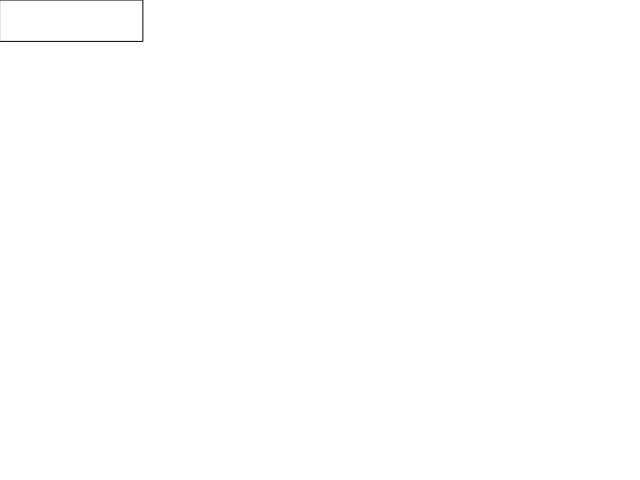
Frame 1 (no input)
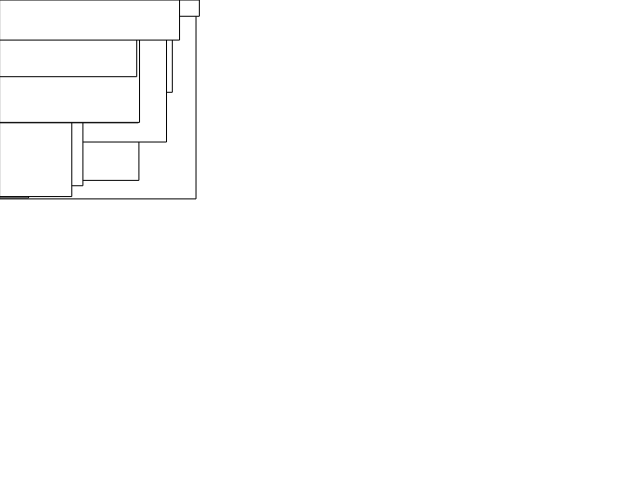
Frame 60 (no input)
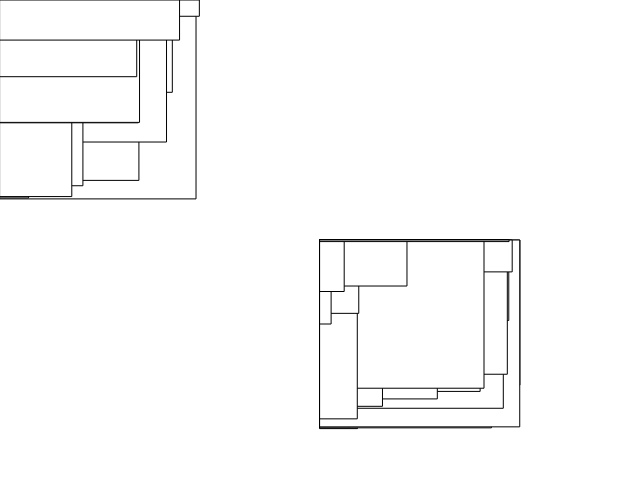
Frame 120 (the mouse pressed at the canvas centre since frame 60)

The p5.js sketch that drew these frames (run headless with seeded random() and noise() and a simulated clock; from frame 60 on, the mouse is pressed at the canvas centre):

// p5.js sketch
// ── sketch.js


function setup() {
	createCanvas(640, 480); //width and height of my canvas
	
}

function draw() {
	 rect(mouseX, mouseY, random(200), random(200));

}
